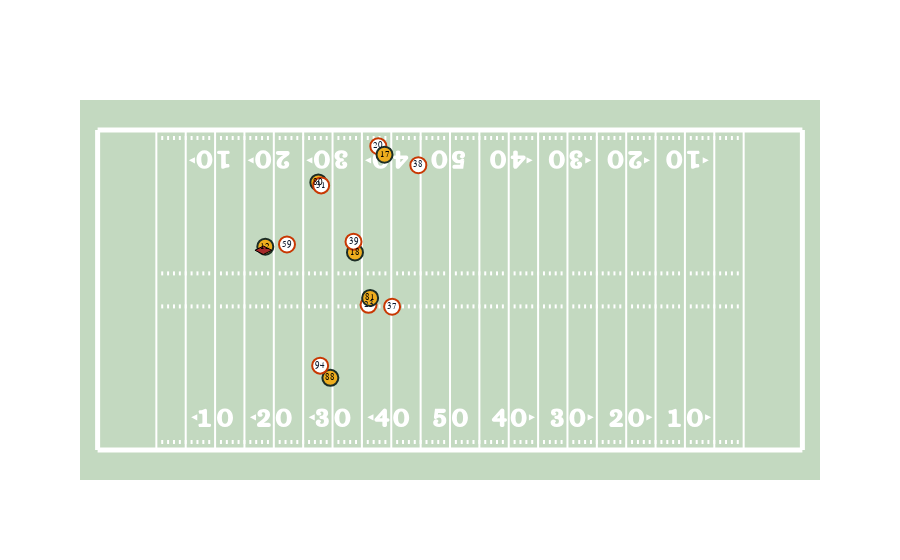

Notebook code cell kept with this figure:
### Code cell
fig = plotting.plot_frame(
    interesting_play[interesting_play["event"] == "pass_forward"], "x", "y",
    uniform_number="jerseyNumber",
    home_away_identifier=lambda data: data["team"] == "home",
    hover_text=lambda data: data["displayName"].str.cat(data["position"], sep=" "),
    ball_identifier=lambda data: (data["displayName"] == "Football").values,
    team_abbreviations="team_abbreviation"
)
fig.show()
